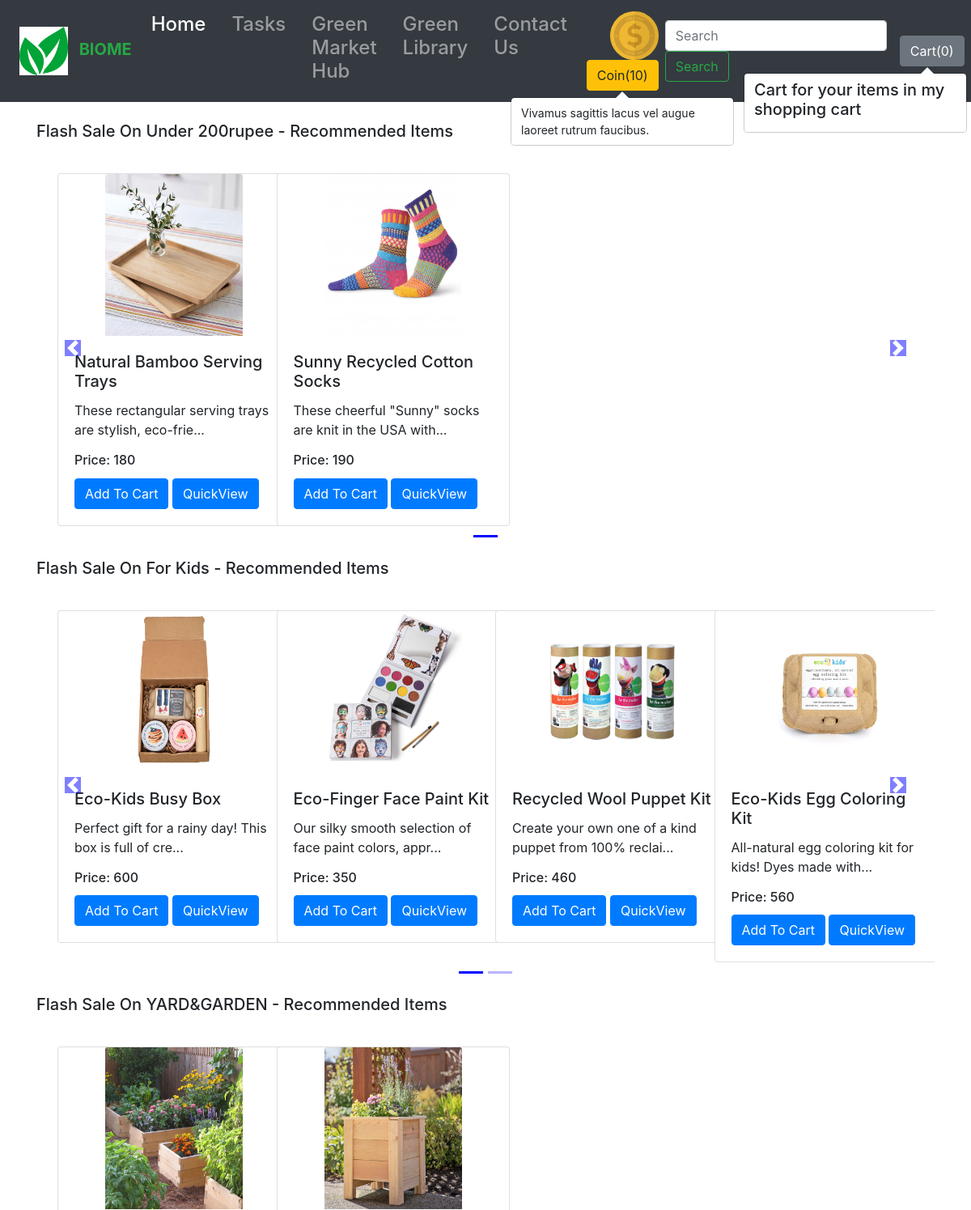
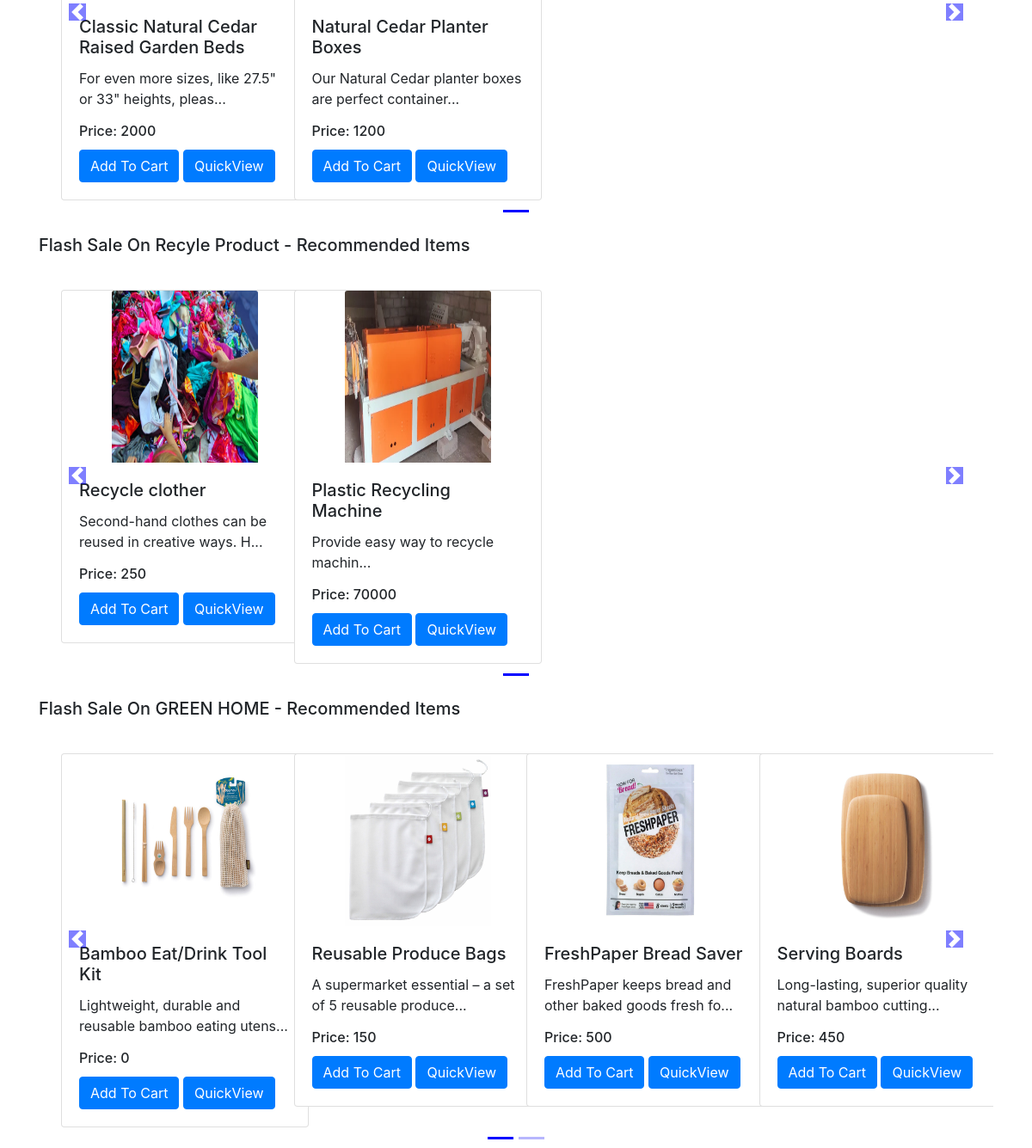
The app's page /shop/ with its own data (2 pictures, top to bottom).
### shop/models.py (models this page shows, shortened)
class Product(models.Model):
    product_id = models.AutoField
    product_name = models.CharField(max_length=50)
    category = models.CharField(max_length=50, default="")
    subcategory = models.CharField(max_length=50, default="")
    price = models.IntegerField(default=0)
    desc = models.CharField(max_length=300)
    details = models.CharField(max_length=5000)
    feature = models.CharField(max_length=5000, default="")
    image = models.ImageField(upload_to='shop/images', default="")

### shop/views.py (the view)
# urls.py: path('', views.index),
def index(request):
    allProds = []
    catprods = Product.objects.values('category', 'id')
    cats = {item['category'] for item in catprods}
    for cat in cats:
        prod = Product.objects.filter(category=cat)
        n = len(prod)
        nSlides = n // 4 + ceil((n / 4) - (n // 4))
        allProds.append([prod, range(1, nSlides), nSlides])
    params = {'allProds':allProds}
    return render(request, 'index.html', params)

### shop/templates/index.html (shortened to what this page needs)
{% extends 'base.html' %}
{% block body %}
{% load static %}
<div class="container">
    {% for product, range, nSlides in allProds %}
    <h5 class="my-4">Flash Sale On {{product.0.category}} - Recommended Items</h5>
    <div class="row">
        <div id="demo{{forloop.counter}}" class="col carousel slide my-3" data-ride="carousel">
            <ul class="carousel-indicators">
                <li data-target="#demo{{forloop.counter}}" data-slide-to="0" class="active"></li>
                {% for i in range %}
                <li data-target="#demo{{forloop.parentloop.counter}}" data-slide-to="{{i}}"></li>
                {% endfor %}
            </ul>
            <div class="container carousel-inner no-padding">
                <div class="carousel-item active">
                    {% for i in product %}
                    <div class="col-xs-3 col-sm-3 col-md-3">
                        <div class="card align-items-center" style="width: 18rem;">
                            <img src='/media/{{i.image}}' class="card-img-top" alt="...">
                            <div class="card-body">
                                <h5 class="card-title" id="namepr{{i.id}}">{{i.product_name}}</h5>
                                <p class="card-text">{{i.desc|slice:"0:53"}}...</p>
                                <h6 class="card-title" >Price: <span id="pricepr{{i.id}}">{{i.price}}</span></h6>
                                <span id="divpr{{i.id}}" class="divpr">
                                    <button id="pr{{i.id}}" class="btn btn-primary cart">Add To Cart</button>
                                </span>
                                <a href="/shop/products/{{i.id}}"><button id="qv{{i.id}}" class="btn btn-primary cart">QuickView</button></a>
                            </div>
                        </div>
                    </div>
                    {% if forloop.counter|divisibleby:4 and forloop.counter > 0 and not forloop.last %}
                </div>
                <div class="carousel-item">
                    {% endif %}
                    {% endfor %}
                </div>
            </div>
        </div>
        <a class="carousel-control-prev" href="#demo{{forloop.counter}}" data-slide="prev">
            <span class="carousel-control-prev-icon"></span>
        </a>
        <a class="carousel-control-next" href="#demo{{forloop.counter}}" data-slide="next">
            <span class="carousel-control-next-icon"></span>
        </a>
    </div>
    {% endfor %}
</div>
{% endblock %}

### shop/templates/base.html (shortened to what this page needs)
<!doctype html>
<html lang="en">
  <head>
    <link rel="stylesheet" href="https://stackpath.bootstrapcdn.com/bootstrap/4.2.1/css/bootstrap.min.css">
  </head>
  <body>
    <nav class="navbar navbar-expand-lg navbar-dark bg-dark">
        <a href="#" class="navbar-brand mx-2">
            {% load static %}
            <img src="{% static 'logo.png' %}" width="60" height="60"alt="" class="d-inline-block align-middle mr-2">
            <span class="text-uppercase font-weight-bold text-success">BIOME</span>
          </a>
  <div class="collapse navbar-collapse" id="navbarSupportedContent">
    <ul class="navbar-nav mr-auto font-weight-bold">
      <li class="nav-item active mx-2">
        <a class="nav-link " href="/"><h4>Home</h4> <span class="sr-only">(current)</span></a>
      </li>
      <li class="nav-item mx-2">
        <a class="nav-link" href="/shop/task"><h4>Tasks</h4></a>
      </li>
      <li class="nav-item mx-2">
        <a class="nav-link" href="/shop"><h4>Green Market Hub</h4></a>
      </li>
      <li class="nav-item mx-2">
        <a class="nav-link" href="/blog"><h4>Green Library</h4></a>
      </li>
       <li class="nav-item mx-2">
        <a class="nav-link" href="/shop/contact"><h4>Contact Us</h4></a>
      </li>
    </ul>
    <div class="text-right">
      <img src="{% static 'coin.svg' %}" width="60" height="60"alt="" class="d-inline-block align-middle mr-2">
      <button type="button" class="btn btn-warning mx-2" id="popcart1" data-container="body" data-toggle="popover" data-placement="bottom" data-html="true" data-content="Vivamus
      sagittis lacus vel augue laoreet rutrum faucibus.">
        Coin(<span id="coin"><b>0</b></span>)
      </button>
  </div>
    <form method='get' action='/shop/search/' class="form-inline my-2 my-lg-0">
      <input class="form-control mr-sm-2" type="search" placeholder="Search" aria-label="Search" name="search" id="search">
      <button class="btn btn-outline-success my-2 my-sm-0" type="submit">Search</button>
    </form>
    <button type="button" class="btn btn-secondary mx-2" id="popcart" data-container="body" data-toggle="popover" data-placement="bottom" data-html="true" data-content="Vivamus
sagittis lacus vel augue laoreet rutrum faucibus.">
  Cart(<span id="cart">0</span>)
</button>
  </div>
</nav>
  {% block body %} {% endblock %}
  </body>
</html>

### records on screen
Product: category "Under 200rupee", image (picture), product_name "Natural Bamboo Serving Trays", desc "These rectangular serving trays are stylish, eco-frie", price "180"
Product: image (picture), product_name "Sunny Recycled Cotton Socks", desc "These cheerful \"Sunny\" socks are knit in the USA with", price "190"
Product: category "For Kids", image (picture), product_name "Eco-Kids Busy Box", desc "Perfect gift for a rainy day! This box is full of cre", price "600"
Product: image (picture), product_name "Eco-Finger Face Paint Kit", desc "Our silky smooth selection of face paint colors, appr", price "350"
Product: image (picture), product_name "Recycled Wool Puppet Kit", desc "Create your own one of a kind puppet from 100% reclai", price "460"
Product: image (picture), product_name "Eco-Kids Egg Coloring Kit", desc "All-natural egg coloring kit for kids! Dyes made with", price "560"
Product: category "YARD&GARDEN", image (picture), product_name "Classic Natural Cedar Raised Garden Beds", desc "For even more sizes, like 27.5\" or 33\" heights, pleas", price "2000"
Product: image (picture), product_name "Natural Cedar Planter Boxes", desc "Our Natural Cedar planter boxes are perfect container", price "1200"
Product: category "Recyle Product", image (picture), product_name "Recycle clother", desc "Second-hand clothes can be reused in creative ways. H", price "250"
Product: image (picture), product_name "Plastic Recycling Machine", desc "Provide easy way to recycle machin", price "70000"
Product: category "GREEN HOME", image (picture), product_name "Bamboo Eat/Drink Tool Kit", desc "Lightweight, durable and reusable bamboo eating utens", price "0"
Product: image (picture), product_name "Reusable Produce Bags", desc "A supermarket essential – a set of 5 reusable produce", price "150"
Product: image (picture), product_name "FreshPaper Bread Saver", desc "FreshPaper keeps bread and other baked goods fresh fo", price "500"
Product: image (picture), product_name "Serving Boards", desc "Long-lasting, superior quality natural bamboo cutting", price "450"
